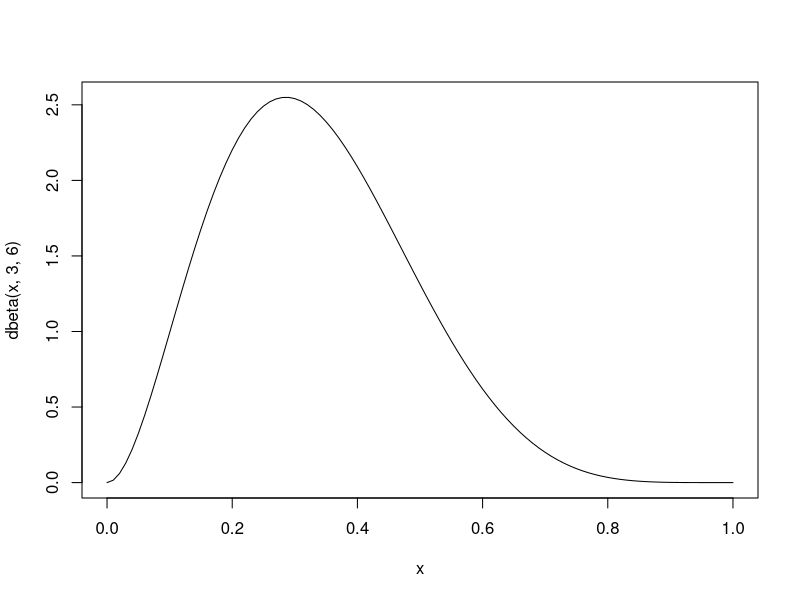
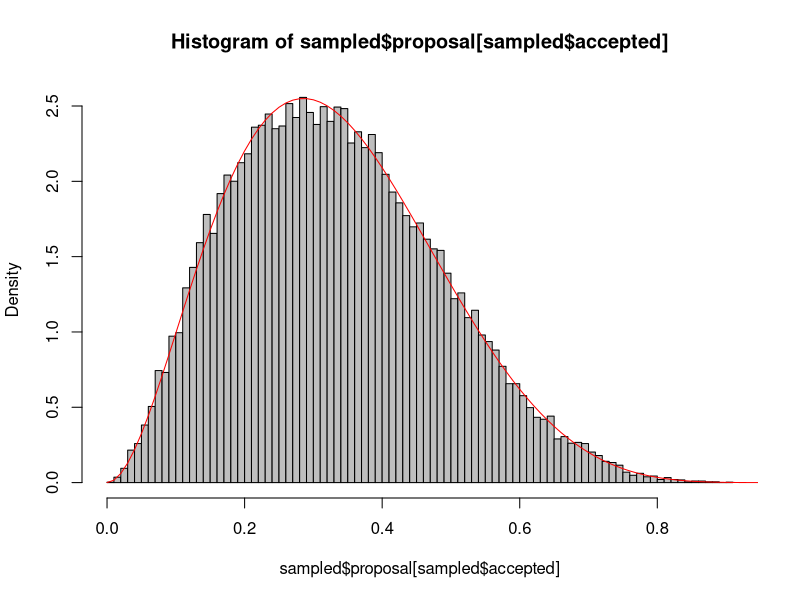
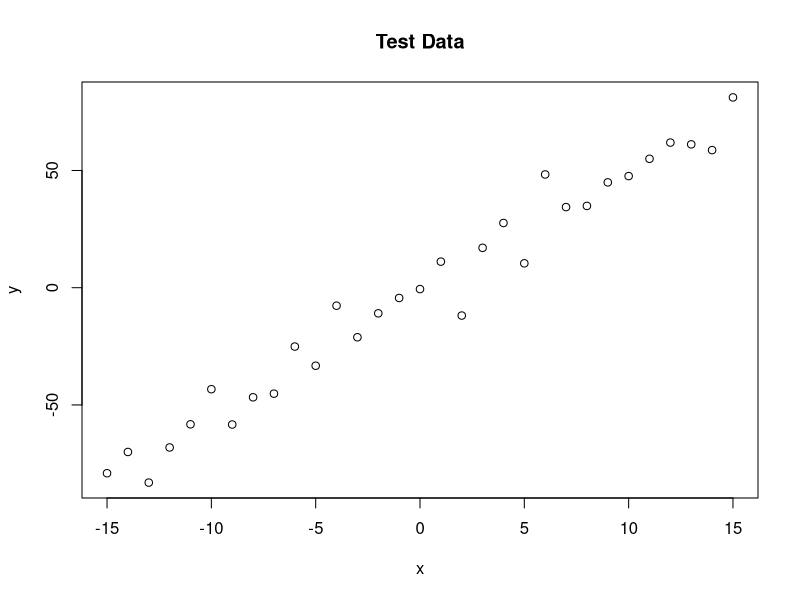
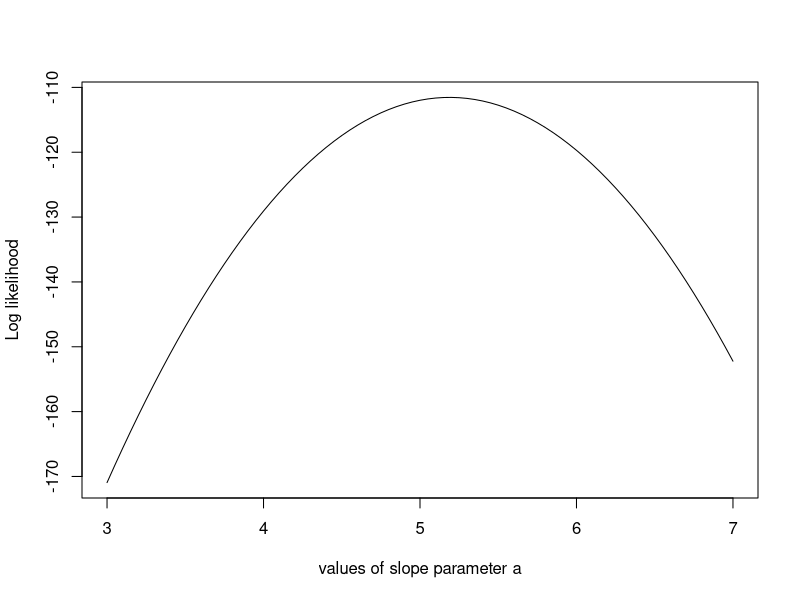
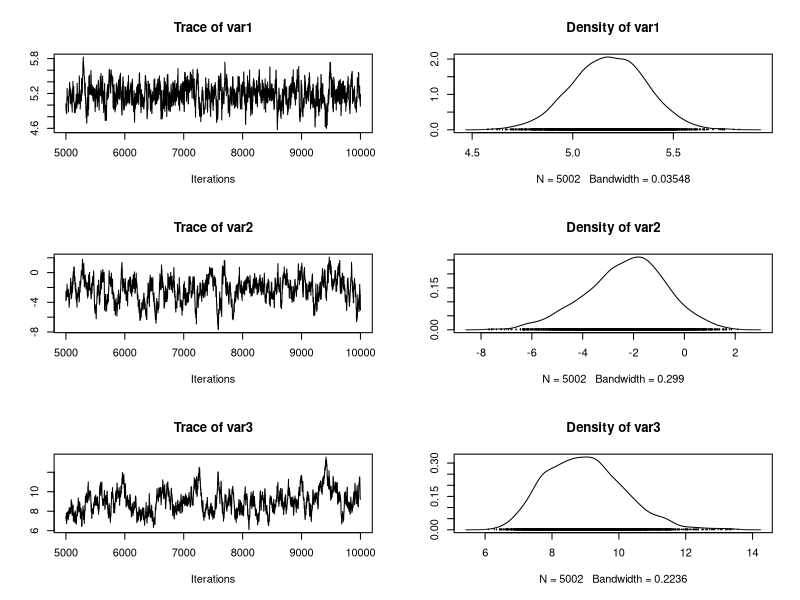
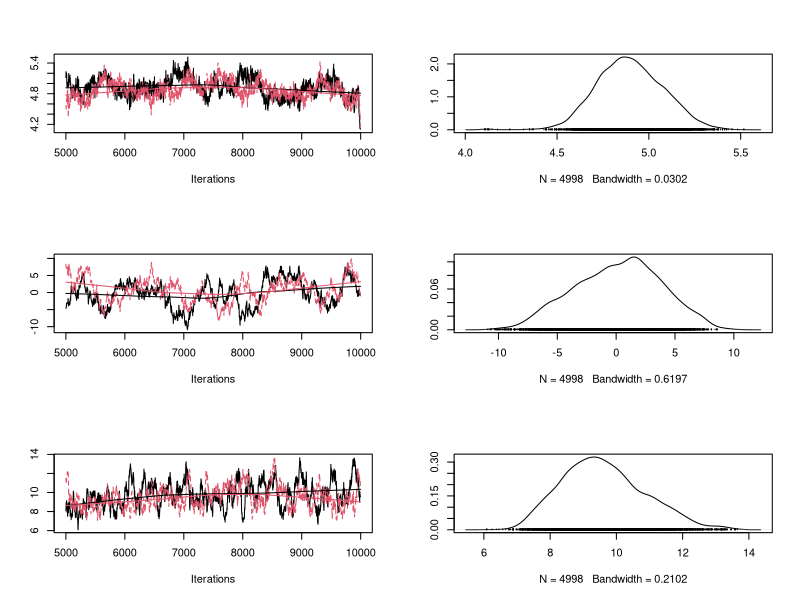
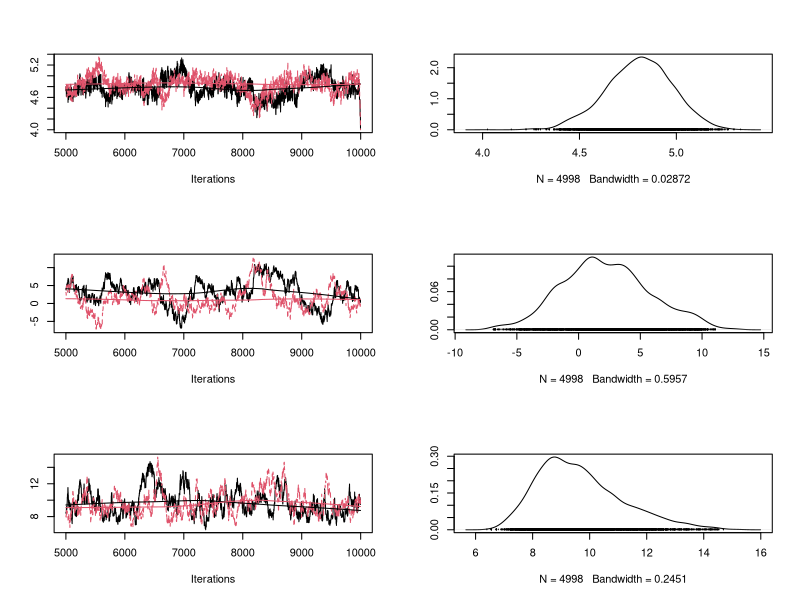
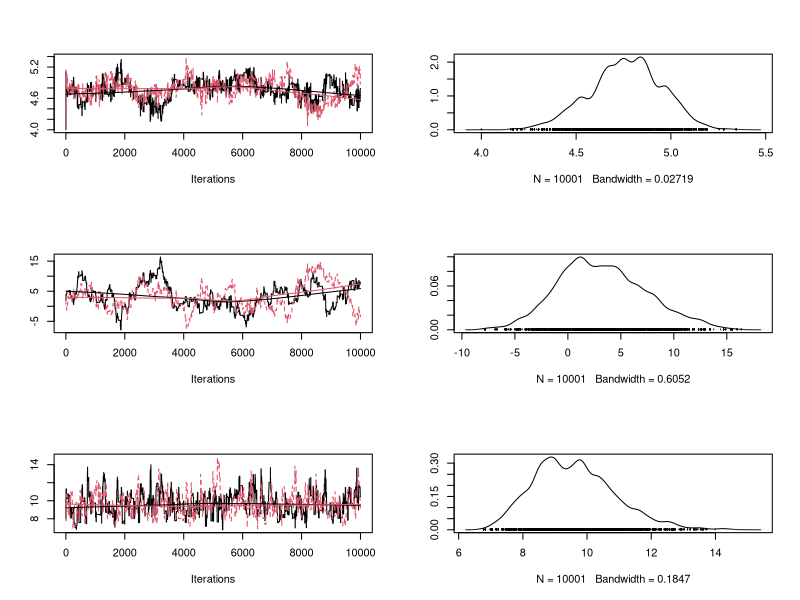

Generate these figures, in order, with R:
## ---- chunk 1
set.seed(42)
## ---- chunk 2
curve(dbeta(x, 3,6),0,1)
## ---- chunk 3
sampled <- data.frame(proposal = runif(100000,0,1))
sampled$targetDensity <- dbeta(sampled$proposal, 3,6)
## ---- chunk 4
maxDens = max(sampled$targetDensity, na.rm = T)
sampled$accepted = ifelse(runif(100000,0,1) < sampled$targetDensity / maxDens, TRUE, FALSE)
## ---- chunk 5
hist(sampled$proposal[sampled$accepted], freq = F, col = "grey", breaks = 100)
curve(dbeta(x, 3,6),0,1, add =T, col = "red")
## ---- chunk 6
trueA <- 5
trueB <- 0
trueSd <- 10
sampleSize <- 31
 
# Create independent x-values
x <- (-(sampleSize-1)/2):((sampleSize-1)/2)
# Create dependent values according to ax + b + N(0,sd)
y <-  trueA * x + trueB + rnorm(n=sampleSize,mean=0,sd=trueSd)

# Plot data
plot(x,y, main="Test Data")
## ---- chunk 7
# Likelihood function
likelihood <- function(param){
    a = param[1]
    b = param[2]
    sd = param[3]
     
    pred = a*x + b
    
    singlelikelihoods = dnorm(y, mean = pred, sd = sd, log = T)
    sumll = sum(singlelikelihoods)
    return(sumll)  
}


 
# Example: plot the likelihood profile of the slope a
slopevalues <- function(x){return(likelihood(c(x, trueB, trueSd)))}
slopelikelihoods <- lapply(seq(3, 7, by=.05), slopevalues )
plot (seq(3, 7, by=.05), slopelikelihoods , type="l", xlab = "values of slope parameter a", ylab = "Log likelihood")
## ---- chunk 8
# Prior distribution
prior <- function(param){
    if (param[3] <= 0) return(-Inf)
    
    aprior = dnorm(param[1], sd = 50, log = T)
    bprior = dnorm(param[2], sd = 50, log = T)
    
    sdprior = 1/sqrt(param[3]) + dunif(param[3], min=0, max=30, log = T)
    return(aprior+bprior+sdprior)
}
## ---- chunk 9
# Posterior function
posterior <- function(param){
   return (likelihood(param) + prior(param))
}
## ---- chunk 10
 
run_metropolis_MCMC <- function(startvalue, iterations){
    chain = array(dim = c(iterations+1,3))
    chain[1,] = startvalue
    for (i in 1:iterations){
        proposal = rnorm(3,mean = chain[i,], sd= c(0.1,0.5,0.3))
          
        probab = exp(posterior(proposal) - posterior(chain[i,]))
        if (runif(1) < probab){
            chain[i+1,] = proposal
        }else{
            chain[i+1,] = chain[i,]
        }
    }
    return(chain)
}

## ---- chunk 11
startvalue = c(4,0,10)
chain = run_metropolis_MCMC(startvalue, 10000)
## ---- chunk 12
library(coda)
burnin = 5000
result <- mcmc(chain[burnin:nrow(chain),], start = burnin)
## ---- chunk 13
plot(result)
summary(result) 
rejectionRate(result)
## ---- chunk 14
summary(lm(y~x))
## ---- chunk 15

x <- (-(sampleSize-1)/2):((sampleSize-1)/2) + 20
y <-  trueA * x + trueB + rnorm(n=sampleSize,mean=0,sd=trueSd)

proposalfunction <- function(param){
  return(rnorm(3,mean = param, sd= c(0.001,0.5,0.3)))
}

startvalue = c(4,0,10)

chain1 = mcmc(run_metropolis_MCMC(startvalue, 10000)[5000:ncol(chain),], start = 5000)
chain2 = mcmc(run_metropolis_MCMC(startvalue, 10000)[5000:ncol(chain),], start = 5000)
combinedchains = mcmc.list(chain1, chain2) 
plot(combinedchains)
#gelman.plot(combinedchains)
## ---- chunk 16
proposalfunction <- function(param){
  return(rnorm(3,mean = param, sd= c(1000,0.5,0.3)))
}
chain1 = mcmc(run_metropolis_MCMC(startvalue, 10000)[5000:ncol(chain),], start = 5000)
chain2 = mcmc(run_metropolis_MCMC(startvalue, 10000)[5000:ncol(chain),], start = 5000)
combinedchains = mcmc.list(chain1, chain2) 
plot(combinedchains)
#gelman.plot(combinedchains)
## ---- chunk 17
library(MASS)
sig = diag(x = c(0.1,0.5,0.3), nrow=3, ncol=3)

proposalfunction <- function(param){
  return(mvrnorm(1,mu = param, Sigma= sig))
}
## ---- chunk 18
run_metropolis_MCMC <- function(iterations){
  startindex = nrow(chain)
  chain = rbind(chain, array(dim = c(iterations,3)))
  for (i in startindex:(startindex+iterations-1)){
    proposal = proposalfunction(chain[i,])
    
    probab = exp(likelihood(proposal)+ prior(proposal) - likelihood(chain[i,])- prior(chain[i,]))
    if (runif(1) < probab){
      chain[i+1,] = proposal
    }else{
      chain[i+1,] = chain[i,]
    }
  }
  return(chain)
}
## ---- chunk 19

chain = array( c(4,2,8), dim = c(1,3))

# Running a non-adapted analysis with deliberately bad proposal function 

# Settings for the proposal covariance matrix
sig = diag(x = c(1,1,1), nrow=3, ncol=3)

chain1 = run_metropolis_MCMC(10000)
chain2 = run_metropolis_MCMC(10000)
combinedchains = mcmc.list(mcmc(chain1), mcmc(chain2))
plot(combinedchains)
gelman.diag(combinedchains)
gelman.plot(combinedchains)

## ---- chunk 20

chain = array( c(4,2,8), dim = c(1,3))
chain = run_metropolis_MCMC(2000)
sig = 2.38^2 / 3 * cov(chain) 
chain = run_metropolis_MCMC(2000)
sig = 2.38^2 / 3 * cov(chain) 
chain = run_metropolis_MCMC(2000)
sig = 2.38^2 / 3 * cov(chain) 
chain = run_metropolis_MCMC(2000)
sig = 2.38^2 / 3 * cov(chain) 
chain = run_metropolis_MCMC(2000)
sig = 2.38^2 / 3 * cov(chain) 

 
chain = array( c(4,2,8), dim = c(1,3))
chain1 = run_metropolis_MCMC(10000)
chain2 = run_metropolis_MCMC(10000)
combinedchains = mcmc.list(mcmc(chain1), mcmc(chain2))
plot(combinedchains)
gelman.diag(combinedchains)
gelman.plot(combinedchains)

## ---- chunk 21
likelihood <- function(x) sum(dnorm(x,0.5, 0.01, log = T))
## ---- chunk 22
prior = function(x)sum(dunif(x,0,1))
## ---- chunk 23
initialParticles <- matrix(runif(1000,0,1), ncol = 2)

## ---- chunk 24

smc_sampler <- function(likelihood, prior, initialParticles, iterations =1, resampling = T){
 
  particles <- initialParticles
 
  numPar <- ncol(initialParticles)
 
  for (i in 1:iterations){
    
    likelihoodValues <- apply(particles, 1, likelihood)
    
    relativeL = exp(likelihoodValues - max(likelihoodValues, na.rm = T))^(1/iterations) # dividing max to avoid numerical problems, no effect on the relative probabilities
    
    sel = sample.int(n=length(likelihoodValues), size = length(likelihoodValues), replace = T, prob = relativeL)
    
    particles = particles[sel,]
   
    if (resampling == T){
       
      proposal <- function(x) rnorm(length(x), mean = x, sd = 0.005)
   
      particlesProposals = t(apply(particles, 1, proposal))
   
      particlesProposalsLikelihood <- apply(particlesProposals, 1, likelihood)
 
      jumpProb <- exp(particlesProposalsLikelihood - likelihoodValues[sel])^(i/iterations) * exp(prior(particlesProposals) - prior(particles))
      accepted <- jumpProb > runif(length(particlesProposalsLikelihood), 0 ,1)
     
      particles[accepted, ] = particlesProposals[accepted, ]
    }
   
  }
  return(particles )
}


## ---- chunk 25
par(mfrow = c(2,2))

finalParticles <- smc_sampler(likelihood, prior, initialParticles, iterations = 1, resampling = F)
hist(finalParticles[,1], freq = F, col = "grey", breaks = 50, xlim = c(0,1), main = "Rejection Sampler")
curve(dnorm(x,0.5, 0.01),0,1, n = 5000, add =T, col = "red")
hist(finalParticles[,2], freq = F, col = "grey", breaks = 50, xlim = c(0,1), main = "Rejection Sampler")
curve(dnorm(x,0.5, 0.01),0,1, n = 5000, add =T, col = "red")



finalParticles <- smc_sampler(likelihood, prior, initialParticles, iterations = 50)
hist(finalParticles[,1], freq = F, col = "grey", breaks = 50, xlim = c(0,1), main = "SMC Sampler")
curve(dnorm(x,0.5, 0.01),0,1, n = 5000, add =T, col = "red")
hist(finalParticles[,2], freq = F, col = "grey", breaks = 50, xlim = c(0,1), main = "SMC Sampler")
curve(dnorm(x,0.5, 0.01),0,1, n = 5000, add =T, col = "red")

